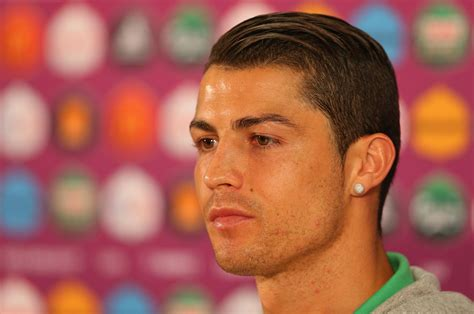
#> input picture Dataset/cristiano_ronaldo/1 - Copy.jpg, 474 x 314 px, found by its file name; its folder holds only this picture in this run
$ jupyter execute --allow-errors playground_cascade.ipynb
#> lines starting #> are read from the running program, lines starting #| are printed output that depends on the picture
[cell 1]
import cv2
import math
import os
import sys
import numpy as np

[cell 2]
## will load the dataset
def get_dataset(parent_path):
    image_datasets = []
    label_datasets = []
    image_count = []
    # idx ->
    for idx, label in enumerate(os.listdir(parent_path)):
        image_path = os.path.join(parent_path, label)
        count = 0
        for images in os.listdir(image_path):
            # read from path
            path2 = os.path.join(image_path, images)
            img = cv2.imread(path2, 0) # second parameter -> 0 = read as grayscale
            # grayscaling
            gray_img = cv2.cvtColor(img, cv2.COLOR_BGR2GRAY)
            # input image into list array
            image_datasets.append(gray_img)
            # image_datasets.append(path2)
            # label_datasets.append(label)
            label_datasets.append(idx)
            count += 1
        image_count.append(count)
    # this will return the image path & its label in order from the datasets
    return image_datasets, label_datasets, image_count

[cell 3]
cascade_path = "./models/haarcascade_frontalface_default.xml"
face_cascade = None
if os.path.exists(cascade_path):
    face_cascade = cv2.CascadeClassifier(cascade_path)
    print("xml file found")
else:
    print("xml file for cascade not found, exiting program")
    sys.exit

[cell 4]
parent_path = "./dataset"
class_names = os.listdir(parent_path)

face_datasets = []
label_datasets = []

for index, labels in enumerate(os.listdir(parent_path)):
    class_path = os.path.join(parent_path, labels)
    for image in os.listdir(class_path):
        full_image_path = os.path.join(class_path, image)
        gray_image = cv2.imread(full_image_path, 0)
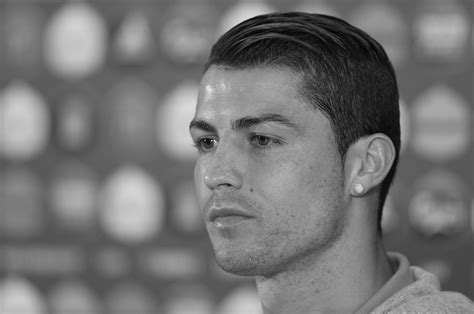
#> gray_image: shape (314, 474); min 0, max 240, mean 116.1

        detected_face = face_cascade.detectMultiScale(gray_image, scaleFactor=1.2, minNeighbors=1, minSize=(60, 60))
#> detected_face = [[336, 132, 60, 60], [145, 70, 178, 178]]
        if(len(detected_face) < 1):
            print(f"hello: {full_image_path}")
            continue
        elif(len(detected_face) > 1):
            print(f"hewwo: {full_image_path}")

        for face_box in detected_face:
            x, y, w, h = face_box
            face_image = gray_image[y:y+w, x:x+h]
            face_datasets.append(face_image)
            label_datasets.append(index)
#> this loop made 2 passes
#> pass 1, `face_image = gray_image[y:y+w, x:x+h]`:
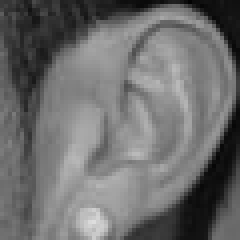
#> face_image: shape (60, 60) (shown 4 times larger); min 2, max 221, mean 109
#> pass 2, `face_image = gray_image[y:y+w, x:x+h]`:
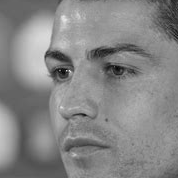
#> face_image: shape (178, 178); min 1, max 240, mean 133.8
#> after the loop, face_datasets = 2 items; label_datasets = [0, 0]
#> pass 2 of the loop `for index, labels in enumerate(os.listdir(parent_path)):`:
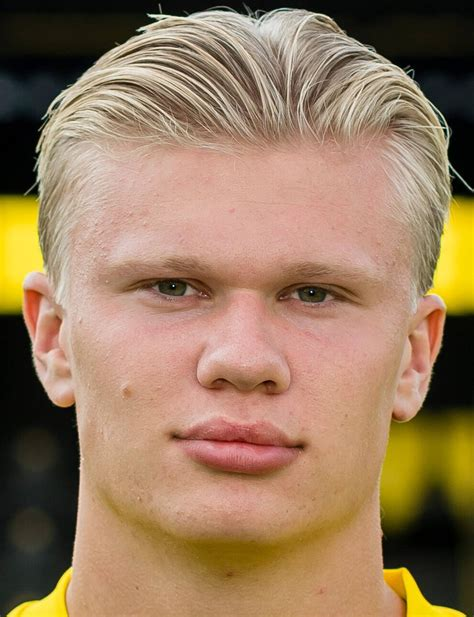
#> input picture Dataset/erling_haaland/1 - Copy.jpg, 474 x 617 px, found by its file name
#> `gray_image = cv2.imread(full_image_path, 0)`:
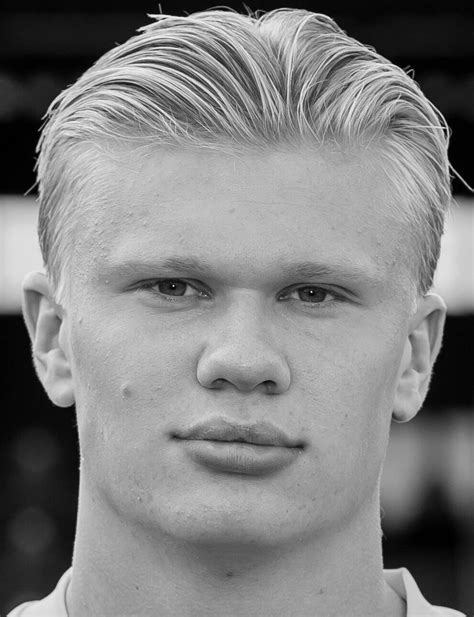
#> gray_image: shape (617, 474); min 0, max 252, mean 129
#> `detected_face = face_cascade.detectMultiScale(gray_image, scaleFactor=..`: detected_face = [[41, 134, 400, 400]]
#> the loop `for face_box in detected_face:` made 1 pass
#> pass 1, `face_image = gray_image[y:y+w, x:x+h]`:
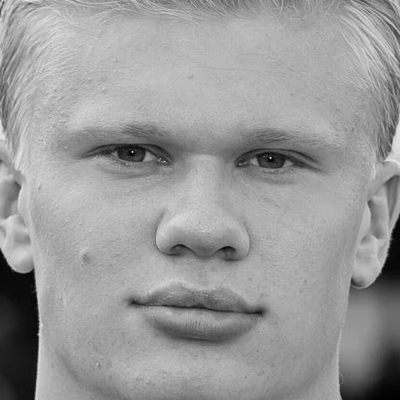
#> face_image: shape (400, 400); min 0, max 233, mean 153.8
#> after the loop `for face_box in detected_face:`: face_datasets = 3 items; label_datasets = [0, 0, 1]

---
### Do Testing HERE!!

[cell 5]
def show_image(image):
    cv2.imshow("your image", image)
    cv2.waitKey(0)
    cv2.destroyAllWindows()

[cell 6]
def get_all_path(parent_path):
#> called with parent_path = './dataset'
    complete_path = []
    for index, labels in enumerate(os.listdir(parent_path)):
        class_path = os.path.join(parent_path, labels)
        for image in os.listdir(class_path):
            full_image_path = os.path.join(class_path, image)
            complete_path.append(full_image_path)
#> pass 2 of the loop in get_all_path, `for index, labels in enumerate(os.listdir(parent_path)):`:

    return complete_path

all_path = get_all_path("./dataset")
print(len(all_path))

[cell 7]
parent_path = "./dataset/"
class_names = os.listdir(parent_path)

face_datasets = []
label_datasets = []
count = 0
owo = 0
hewwo = 0

for index, labels in enumerate(os.listdir(parent_path)):
    class_path = os.path.join(parent_path, labels)
    for image in os.listdir(class_path):
        full_image_path = os.path.join(class_path, image)
        color_image = cv2.imread(full_image_path)
#> color_image is the input picture: shape (314, 474, 3); mean B, G, R 81.4, 97.5, 165.9
        gray_image = cv2.imread(full_image_path, 0)

        detected_face = face_cascade.detectMultiScale(gray_image, scaleFactor=1.2, minNeighbors=5, minSize=(30, 30), flags=cv2.CASCADE_DO_ROUGH_SEARCH)
#> detected_face = ()

        # detected_face = face_cascade.detectMultiScale(gray_image, scaleFactor=1.01, minNeighbors=20, minSize=(30,30), maxSize=(300, 300))


        if(len(detected_face) < 1):
            print(f"path: {full_image_path}", end="  -  ")
            print(f"OWO: {count}")
            owo+=1

        elif(len(detected_face) >1):
            # [4 lines of commented-out code are left out]
            print(f"path: {full_image_path}", end="  -  ")
            print(f"hewwo: {count}")
            hewwo+=1


        count+=1
#> pass 2 of the loop `for index, labels in enumerate(os.listdir(parent_path)):`:
#> color_image is the input picture: shape (617, 474, 3); mean B, G, R 94.4, 123.6, 152.8
#> `detected_face = face_cascade.detectMultiScale(gray_image, scaleFactor=..`: detected_face = [[41, 134, 400, 400]]

print(count)
print(f"total hewwo: {hewwo}")
print(f"total OWO: {owo}")
print(f"total miss: {hewwo+owo}")
